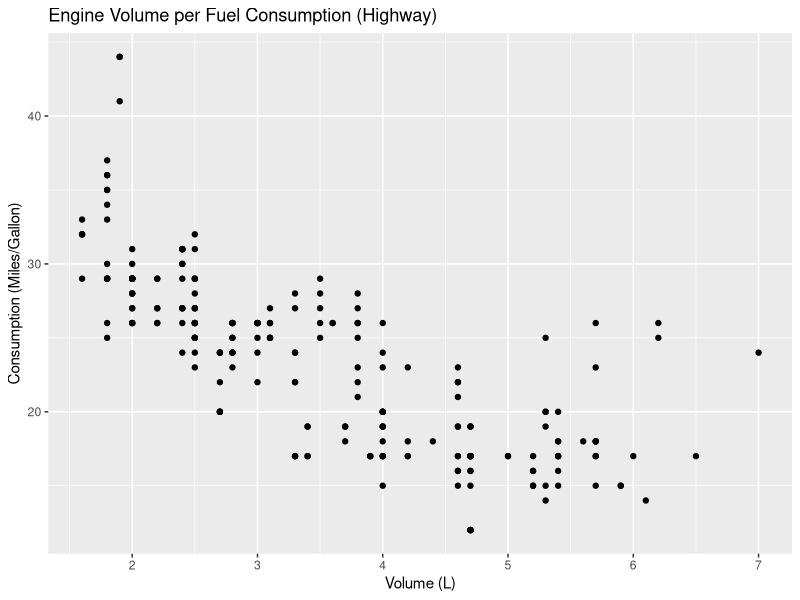
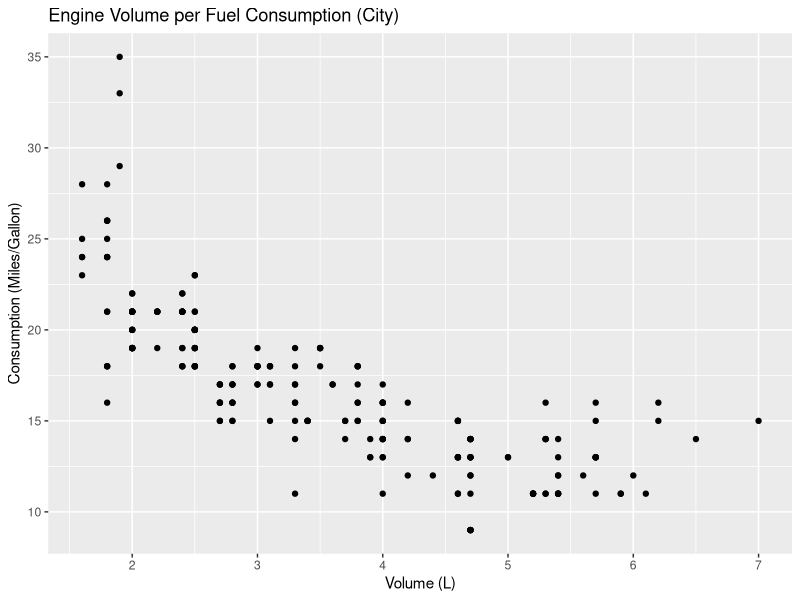
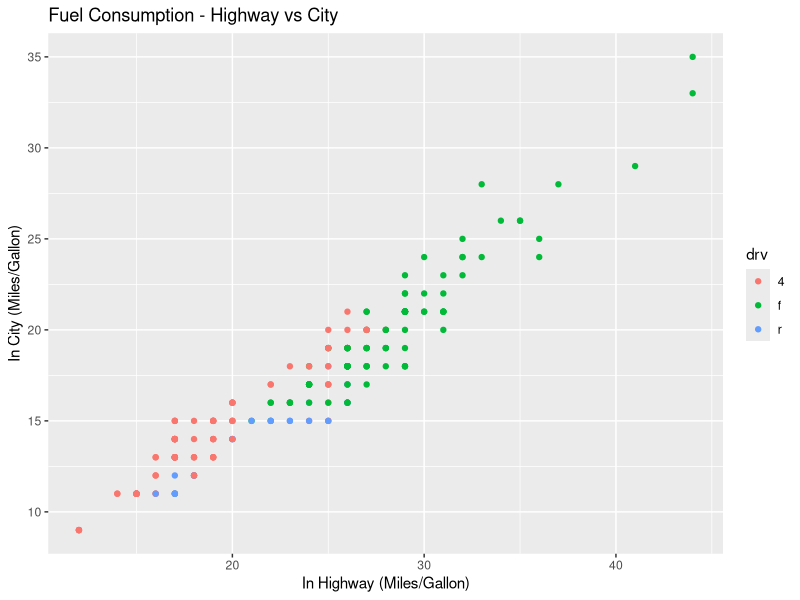
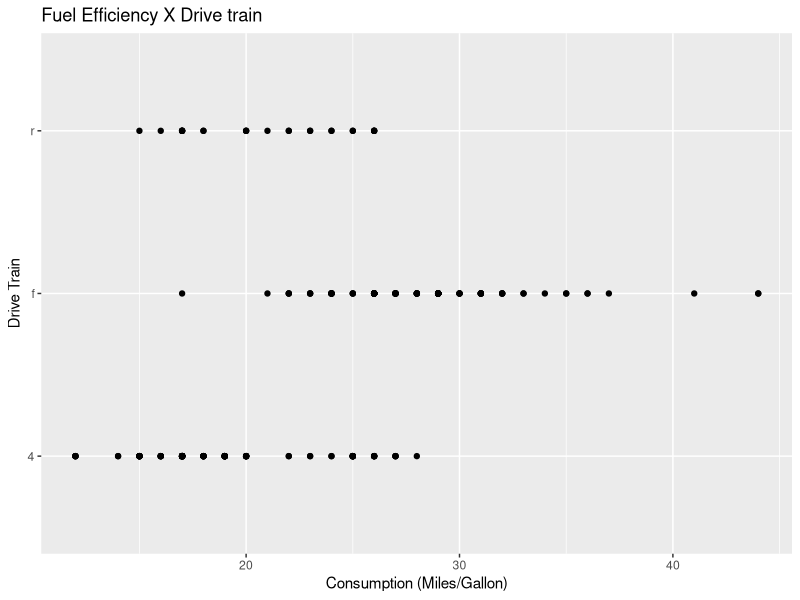
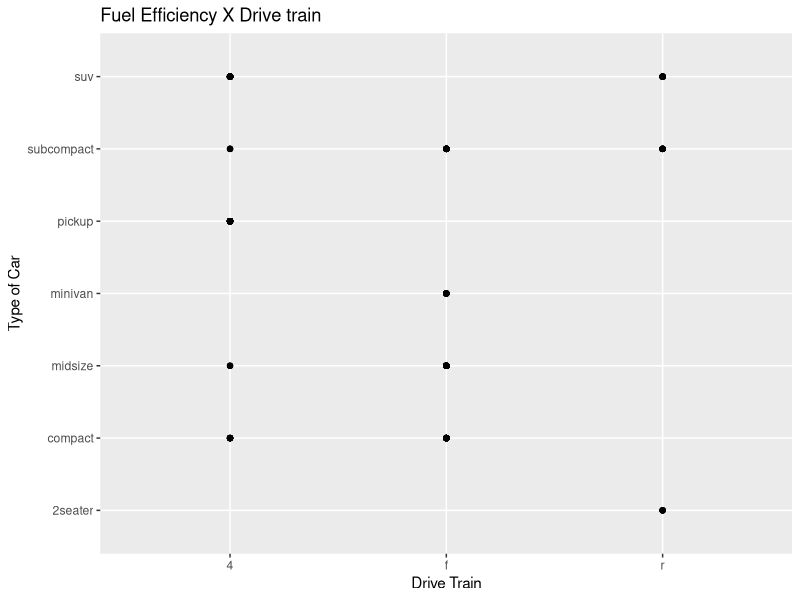

Reproduce these figures in R, in order.
library(tidyverse)

# Do cars with big engines burn more fuel than 
# cars with small engines?

head(mpg)

# For highway
ggplot(data = mpg, aes(x = displ, y = hwy)) + 
    ggtitle("Engine Volume per Fuel Consumption (Highway)") +
    xlab("Volume (L)") + 
    ylab("Consumption (Miles/Gallon)") +
    geom_point()

# For city
ggplot(data = mpg, aes(x = displ, y = cty)) + 
    ggtitle("Engine Volume per Fuel Consumption (City)") +
    xlab("Volume (L)") + 
    ylab("Consumption (Miles/Gallon)") +
    geom_point()

# 1 - What would you expect a scatter plot showing the relationship
# between hwy and cty to look like? Create such a plot.

# Scatter plot approaching a line but not quite a diagonal line, but
# slightly positive linear correlation

ggplot(data = mpg, aes(x = hwy, y = cty, colour = drv)) + 
    ggtitle("Fuel Consumption - Highway vs City") +
    xlab("In Highway (Miles/Gallon)") + 
    ylab("In City (Miles/Gallon)") +
    geom_point()

# 2 - Classify each of the 11 variables in the mpg data set 
# as either continuous or categorical.
# 
# manufacturer: categorical
# model: categorical
# displ: continuous
# year: categorical
# cyl: categorical
# trans: categorical
# drv: categorical
# cty: continuous
# hwy: continuous
# fl: categorical
# class: categorical

# 3 - Create a scatter plot to illustrate the relationship between 
# fuel efficiency and a car’s drive train. 
# What does your plot say about this relationship?
# 
# Rear-wheel Drive and 4wd consumes less fuel than front-wheel drive
#

ggplot(data = mpg, aes(x = hwy, y = drv)) + 
    ggtitle("Fuel Efficiency X Drive train") + 
    xlab("Consumption (Miles/Gallon)") + 
    ylab("Drive Train") +
    geom_point()

# 4 - How is the plot from the previous problem qualitatively different
# from the plot of hwy vs. displ? What accounts for this difference? 
# (Hint: Think about what type of variable drv is.)

# Since the variables from the previous problem were one categorical 
# and the other continuous, the scatterplot of the relationship isn't
# ideal, because there'll be points placed at strict rows (or columns)
# representing the categorical variable values. 
# Boxplots are better for this situation.
#
# However, in the "plot of hwy vs. displ", both variables are continuous.
# So the points won't lie in strict horizontal or vertical lines.

# 5 - Scatter plots aren’t always appropriate ways to visualize 
# relationships among variables. Get a scatter plot of class vs. drv 
# and explain why it’s not very useful. 
# (Whenever we make statements like <VARIABLE> vs. <VARIABLE>, 
# the first variable is considered to be the dependent 
# (y-axis) variable and the second is the independent 
# (x-axis) variable.)

ggplot(data = mpg, aes(x = drv, y = class)) + 
    ggtitle("Fuel Efficiency X Drive train") + 
    xlab("Drive Train") + 
    ylab("Type of Car") +
    geom_point()

# It's not very useful because we're treating categorical variables 
# as if they were continuous, since we're using scatter plots.
# So the look of the plot is deceiving because there are points 
# in the same place.

# 6 - Explain why scatter plots are most appropriate when the variables 
# assigned to x and y are both continuous.
# 
# They're most appropriate to continuous data because when representing
# points in a plane, the x and y values of a point are considered
# to be continuous.

















